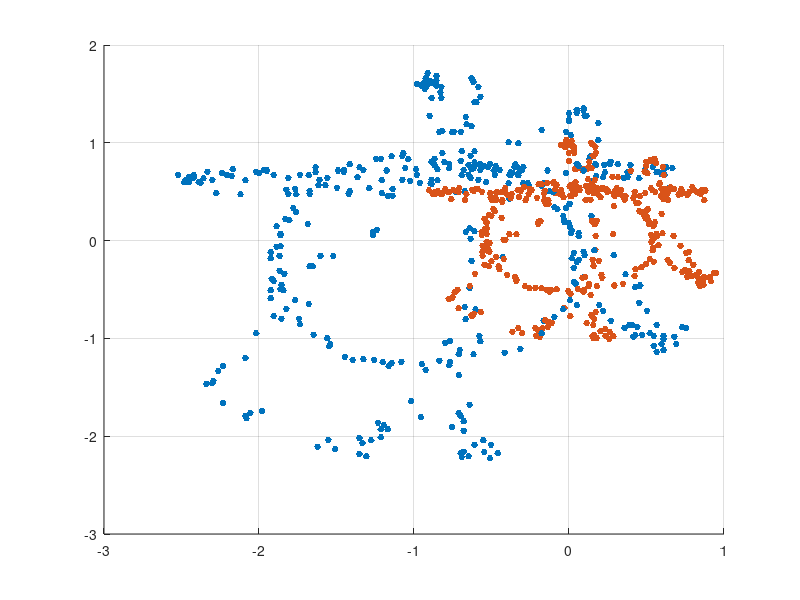

Write the MATLAB code that produced this figure. (Note: this script raises an error after producing the figure.)
%% -------  [Calibration for Magnetometer Scaling]  ------- %%
clc; clear all; close all;
% By: Jason Nguyen

%% --------------  [Raw Magnetometer Data]  -------------- %%

C = [-14.7	17.7	6.3
-15.15	18	7.05
-15.3	3	11.4
-16.8	-26.7	6.6
-16.95	-27.75	6.3
-15.3	-40.05	-1.05
-16.2	-46.35	-8.25
-18	-45.45	-9.45
-16.65	-51.9	-25.2
-15.45	-52.65	-25.8
-16.2	-51.45	-34.65
-16.5	-52.8	-33.75
-14.55	-49.8	-50.7
-16.65	-42.9	-58.65
-16.95	-42.15	-58.2
-16.95	-32.85	-66.3
-16.2	-44.1	-58.65
-13.2	-48.75	-50.85
-12	-49.8	-43.05
-12.15	-53.1	-34.65
-10.95	-51.9	-32.85
-13.05	-51.6	-30.15
-13.65	-24.6	-70.35
-13.8	-23.25	-70.95
-15.3	-11.55	-73.95
-15	-4.95	-73.5
-15.9	2.1	-73.65
-15.15	0.45	-72.9
-14.55	2.25	-73.2
-17.4	11.85	-71.55
-16.05	12	-70.95
-16.5	21.75	-65.1
-18	26.4	-62.1
-16.65	26.55	-58.65
-17.7	26.55	-61.95
-15.9	30.15	-54.9
-14.7	38.7	-36.9
-13.95	37.5	-35.85
-15	39.6	-24.9
-13.65	35.1	-9.3
-14.55	33.75	-10.2
-15	27.9	-1.35
-14.25	33.75	-7.95
-15.75	28.35	-0.6
-14.55	19.05	6.15
-15.45	18.45	6
-14.55	18.15	5.4
-8.25	18.6	3.9
-7.05	17.85	5.1
-7.65	16.8	5.7
4.05	18.6	-3.9
4.05	18.6	-3.6
-12.45	18	5.7
-7.2	17.25	5.25
1.2	18.75	-0.15
7.5	18.6	-6.6
6.3	18.6	-6.15
6.3	19.05	-6.15
12.45	19.5	-16.65
14.55	17.1	-30.45
15.9	17.7	-30.6
15	17.85	-31.2
12.9	18	-22.2
14.7	16.05	-22.5
11.7	17.25	-14.1
9	16.65	-9.45
9.45	18.45	-10.35
6.45	19.2	-6.75
5.4	18.45	-2.7
4.2	18.45	-3.75
2.25	17.1	-1.8
1.5	18.15	-0.6
-0.45	16.5	0.9
-3.3	17.1	3.6
15.9	17.7	-36.15
9.45	16.8	-50.85
15.45	12.9	-43.2
14.25	16.2	-44.85
13.8	16.65	-46.65
13.5	16.65	-48.15
10.8	15.15	-50.7
9	15.45	-55.05
8.4	15.3	-54.6
5.55	16.65	-58.5
5.25	15.45	-58.05
3.45	14.55	-59.7
4.2	15.75	-60.75
-2.4	14.1	-64.2
-3.9	14.1	-65.55
-4.2	13.35	-67.8
-6.3	13.95	-65.85
-7.05	13.95	-67.65
-11.55	17.1	-67.95
-13.95	14.85	-67.05
-11.4	16.05	-68.55
-13.65	17.25	-67.5
-15.45	16.05	-68.25
-15.15	15.3	-68.25
-16.5	15.9	-69.15
-21.3	13.95	-70.2
-20.25	14.7	-69.15
-21.3	13.95	-70.2
-21.15	13.8	-70.05
-24.45	14.55	-70.8
-25.65	14.85	-72.3
-28.8	14.7	-70.65
-30.75	12.75	-69.15
-28.8	11.55	-70.65
-33.75	12	-67.65
-33.9	11.4	-68.55
-38.55	13.5	-65.85
-35.7	12.9	-68.25
-42.15	12.6	-63.75
-43.5	12.45	-64.35
-42	11.25	-63.9
-43.2	11.4	-64.8
-50.55	11.25	-60.6
-54.3	11.55	-52.5
-54.9	14.85	-51.3
-56.7	14.1	-44.7
-58.5	14.25	-43.05
-58.65	14.85	-39.15
-59.25	14.25	-37.5
-58.8	14.25	-36.75
-57	14.25	-39.3
-58.8	14.25	-33.45
-58.05	15.15	-24.6
-57.75	15.45	-24.15
-58.95	14.85	-26.55
-60.15	16.05	-26.55
-57.9	15.3	-25.5
-57.75	15.9	-25.35
-58.5	15.45	-20.1
-56.25	15.15	-16.5
-55.65	16.8	-14.85
-52.65	16.05	-13.35
-53.4	16.5	-11.1
-51.75	17.4	-9.45
-51.9	15.75	-8.55
-49.8	14.7	-8.4
-48.15	16.8	-4.95
-47.7	16.5	-6
-45.45	16.05	-4.2
-46.5	17.1	-3.9
-46.95	17.25	-4.5
-43.2	15.3	-2.25
-41.4	16.05	-0.9
-40.05	15.9	0
-39	17.85	2.1
-39	16.65	2.85
-34.65	16.8	2.25
-35.55	17.1	1.8
-32.55	15.45	3.9
-32.25	17.85	3.6
-28.05	17.1	5.85
-25.2	17.7	6
-23.55	17.4	6.15
-23.4	16.05	4.5
-20.25	17.4	5.4
-18.45	17.7	4.95
-16.2	17.25	5.25
-15	17.4	4.65
-11.25	18.15	6.15
-13.65	18.75	5.25
-16.65	19.5	6
-15.15	20.7	5.25
-19.5	21.3	7.35
-21.15	19.2	6.3
-20.7	19.95	4.95
-25.5	21.3	6.6
-25.65	20.7	4.95
-24.75	19.8	5.1
-27.3	20.55	6.15
-28.95	19.95	4.95
-29.7	19.95	5.25
-31.65	17.25	5.25
-33.75	18.6	5.85
-34.65	17.25	4.95
-37.2	15.3	4.5
-38.4	14.85	6.3
-37.5	13.5	4.65
-39.9	11.4	4.2
-39.9	12.15	5.25
-42	6.9	6.15
-42.45	7.95	6.3
-43.65	5.25	6.75
-43.05	4.95	7.35
-45	3.45	5.85
-44.4	1.35	6.3
-44.4	1.65	5.7
-44.4	-1.35	7.05
-45	-1.5	6.6
-45.9	-2.85	5.25
-44.55	-3.75	5.4
-45.9	-4.35	5.25
-45.75	-9.3	7.35
-45.9	-14.1	4.95
-43.5	-16.65	5.85
-41.4	-20.4	6.75
-41.55	-19.05	5.85
-39.3	-22.95	6.15
-37.2	-23.85	6
-36.75	-25.2	6.15
-36.9	-25.8	6
-34.5	-28.35	6.15
-33.3	-29.1	6.15
-30	-29.1	5.85
-31.65	-28.95	6.3
-28.65	-29.7	6
-27.75	-30.6	6.6
-27.3	-29.85	6.6
-25.8	-29.55	6.15
-22.65	-30.15	6.3
-22.05	-31.5	7.35
-18.45	-30.45	6.3
-19.95	-29.25	7.8
-18.3	-29.55	6.9
-14.7	-27.75	7.5
-9.9	-27.3	7.05
-7.5	-26.4	5.85
-4.2	-22.65	7.05
-0.9	-16.8	7.05
-3.9	-19.5	5.25
-2.25	-18.6	5.1
1.2	-15.75	6
0.15	-14.55	6.3
1.05	-10.5	5.85
2.4	-3.6	6.3
0.75	-3	8.4
0.75	-6.6	5.1
-0.9	6	6
0.45	2.4	4.95
0.3	1.8	6.15
-2.25	8.1	5.85
1.5	1.05	6.6
2.25	-2.7	5.85
1.5	-4.65	5.85
1.2	-5.25	6
0	4.2	5.85
-0.75	4.95	7.35
0.15	9	6
-0.45	7.95	5.7
-2.4	11.85	5.7
-6.15	13.35	5.25
-7.8	15.9	7.65
-9.15	16.05	6
-9	16.65	6.15
-8.7	16.5	8.55
-9	15.9	6.6
-10.65	17.25	6
-12.15	18.75	6.75
-13.05	18.15	5.85
-13.5	18.15	6.6
-3	12	6.15
0	8.85	5.4
-1.8	7.65	5.85
0.15	3.3	6.3
3.9	-2.4	5.25
6.9	-3.6	0.45
10.2	-11.4	-1.65
10.95	-10.95	-2.25
8.7	-8.25	-0.9
10.8	-15.15	-6.15
12	-17.1	-6.6
13.5	-20.55	-9.45
13.5	-27.15	-20.55
13.05	-25.65	-20.1
13.05	-23.25	-17.25
14.25	-25.2	-18.3
14.55	-26.7	-22.8
18	-21.3	-37.8
17.4	-21.15	-38.7
16.2	-23.4	-37.2
16.5	-25.2	-36.3
14.55	-24	-43.05
14.55	-23.25	-47.1
12.45	-22.65	-49.8
9.9	-23.4	-52.8
11.25	-22.95	-53.7
10.5	-21	-56.25
9.75	-20.55	-55.05
10.2	-23.1	-55.35
9.3	-20.55	-57
8.55	-21.3	-57.75
6.45	-19.5	-59.4
5.25	-17.1	-62.1
4.65	-15.75	-64.2
0.75	-10.05	-66.9
2.25	-8.85	-65.85
0.45	-4.35	-67.5
-0.75	4.65	-66.9
-9.3	13.95	-65.85
-14.55	21.75	-62.1
-19.5	26.7	-58.05
-19.95	26.55	-57.9
-21.45	30.45	-52.05
-22.2	37.05	-45.75
-23.4	38.25	-36.6
-22.2	38.7	-37.2
-23.4	38.25	-35.85
-21.75	40.8	-29.4
-22.2	38.7	-28.8
-20.4	40.2	-34.65
-20.4	37.8	-35.1
-22.65	37.8	-32.85
-22.5	38.1	-32.25
-21.45	39	-30.3
-20.7	38.7	-28.05
-22.2	37.8	-27
-21	38.4	-26.1
-21.9	39.45	-24.45
-20.4	39	-22.95
-22.05	39.6	-21.6
-21.45	39	-18.9
-21.9	37.8	-15.6
-19.65	37.5	-14.85
-19.8	36.15	-10.65
-19.65	34.8	-8.55
-21.15	34.8	-9.75
-7.8	23.7	1.8
-9.3	24	1.35
-8.4	18	4.95
-7.95	18	6.3
-9.15	10.2	9.3
-4.2	27	-2.25
0.3	25.65	-10.2
-0.45	26.55	-9
0	29.55	-15
0	29.1	-14.25
1.2	31.2	-20.4
0	31.05	-19.8
1.2	31.95	-22.95
2.25	31.8	-23.85
2.7	30.45	-29.55
4.5	28.65	-28.2
2.25	32.25	-35.55
2.4	30.45	-41.7
4.5	24.45	-49.2
3.15	19.95	-54.15
3.3	20.55	-52.95
5.4	12.6	-57.9
4.2	12.9	-57.45
3.45	6	-62.7
1.5	1.8	-65.4
-10.2	-4.05	-72.9
-14.4	-16.8	-73.65
-16.05	-16.2	-72.75
-15.9	-19.2	-72.6
-18.3	-24.45	-70.65
-19.05	-24.9	-69.45
-24.3	-39.15	-63.15
-22.8	-43.05	-61.35
-27.9	-46.05	-54.6
-28.95	-46.05	-53.85
-28.95	-48	-53.85
-31.8	-49.35	-47.7
-30.45	-48.75	-48
-32.25	-52.05	-37.8
-31.2	-52.65	-38.7
-37.05	-48.6	-32.7
-38.7	-50.25	-33.3
-36	-50.85	-26.1
-32.25	-48.15	-13.5
-28.5	-45	-6.9
-29.4	-44.4	-7.8
-54.9	-34.8	-21.15
-55.8	-34.95	-19.5
-53.25	-39.6	-28.95
-49.65	-43.35	-39.15
-49.8	-42.75	-39
-47.25	-41.55	-44.1
-49.05	-42	-24.6
-54.75	-34.2	-19.05
-54	-31.8	-10.65
-53.25	-30.6	-9.9
-49.8	-28.65	-5.85
-48.15	-22.65	2.7
-45.45	-18.45	4.2
-44.25	-19.05	4.35
-42.15	-14.55	8.55
-40.05	-15.45	7.35
-45.9	-12.15	4.5
-44.4	-11.85	7.05
-45.45	-9.9	5.25
-44.25	-10.8	6.6
-43.95	-12.15	7.05
-44.55	-7.35	7.95
-43.8	-8.1	7.65
-39.45	-6.3	8.55
-39.9	-6.3	10.8
-38.25	-3.75	11.4
-36.3	-3.75	10.65
-30.15	2.1	11.55
-30.15	1.35	13.05
-29.55	2.7	10.95
-40.2	4.05	10.35
-27.9	10.95	9
-27.9	10.95	10.35
-21.15	14.85	9.3
-23.4	16.05	9.3
-22.95	14.1	9
-27.15	12.6	10.35
-27.15	10.95	10.05
-19.2	19.2	8.25
-20.7	18.45	6.75
-18.45	18.75	7.5
-12.75	14.25	7.65];

%% ----------------  [Calibrated Norm Data]  ---------------- %%

C1 = [-0.6162181547	0.7419769618	0.2640934949
-0.6350819758	0.7545528425	0.2955331966
-0.6413699161	0.1257588071	0.4778834669
-0.7042493196	-1.119253383	0.2766693756
-0.71053726	-1.163268965	0.2640934949
-0.6413699161	-1.678880075	-0.04401558248
-0.6790975582	-1.942973569	-0.3458367195
-0.7545528425	-1.905245927	-0.3961402423
-0.6979613793	-2.175627362	-1.056373979
-0.6476578565	-2.207067064	-1.081525741
-0.6790975582	-2.156763541	-1.452514222
-0.6916734389	-2.213355005	-1.41478658
-0.6099302143	-2.087596198	-2.12532384
-0.6979613793	-1.798350941	-2.458584678
-0.71053726	-1.766911239	-2.439720857
-0.71053726	-1.377058938	-2.779269636
-0.6790975582	-1.848654464	-2.458584678
-0.5533387512	-2.043580615	-2.13161178
-0.5030352283	-2.087596198	-1.804638882
-0.5093231687	-2.225930885	-1.452514222
-0.4590196458	-2.175627362	-1.377058938
-0.5470508108	-2.163051482	-1.263876011
-0.5722025722	-1.031222218	-2.949044026
-0.5784905126	-0.9746307549	-2.974195787
-0.6413699161	-0.4841714073	-3.099954595
-0.6287940354	-0.2075020317	-3.081090773
-0.6665216775	0.08803116496	-3.087378714
-0.6350819758	0.01886382106	-3.055939012
-0.6099302143	0.09431910531	-3.068514893
-0.7294010811	0.496747288	-2.999347549
-0.6728096179	0.5030352283	-2.974195787
-0.6916734389	0.9117513513	-2.728966114
-0.7545528425	1.106677502	-2.603207307
-0.6979613793	1.112965443	-2.458584678
-0.7419769618	1.112965443	-2.596919366
-0.6665216775	1.263876011	-2.30138617
-0.6162181547	1.622288611	-1.546833327
-0.5847784529	1.571985088	-1.502817745
-0.6287940354	1.660016253	-1.043798099
-0.5722025722	1.471378043	-0.3898523019
-0.6099302143	1.41478658	-0.4275799441
-0.6287940354	1.169556906	-0.05659146319
-0.5973543336	1.41478658	-0.3332608388
-0.6602337372	1.188420727	-0.02515176142
-0.6099302143	0.798568425	0.2578055545
-0.6476578565	0.7734166635	0.2515176142
-0.6099302143	0.7608407828	0.2263658527
-0.3458367195	0.7797046039	0.1634864492
-0.2955331966	0.7482649021	0.213789972
-0.3206849581	0.7042493196	0.2389417335
0.1697743896	0.7797046039	-0.1634864492
0.1697743896	0.7797046039	-0.1509105685
-0.5218990494	0.7545528425	0.2389417335
-0.301821137	0.7231131407	0.2200779124
0.05030352283	0.7859925442	-0.006287940354
0.3143970177	0.7797046039	-0.2766693756
0.2640934949	0.7797046039	-0.2578055545
0.2640934949	0.798568425	-0.2578055545
0.5218990494	0.817432246	-0.6979613793
0.6099302143	0.7168252004	-1.276451892
0.6665216775	0.7419769618	-1.282739832
0.6287940354	0.7482649021	-1.307891594
0.5407628704	0.7545528425	-0.9306151724
0.6162181547	0.6728096179	-0.9431910531
0.4904593476	0.7231131407	-0.5910663933
0.3772764212	0.6979613793	-0.3961402423
0.3961402423	0.7734166635	-0.4338678844
0.2703814352	0.8048563653	-0.2829573159
0.2263658527	0.7734166635	-0.1131829264
0.1760623299	0.7734166635	-0.1571985088
0.09431910531	0.7168252004	-0.07545528425
0.06287940354	0.7608407828	-0.02515176142
-0.01886382106	0.6916734389	0.03772764212
-0.1383346878	0.7168252004	0.1509105685
0.6665216775	0.7419769618	-1.515393625
0.3961402423	0.7042493196	-2.13161178
0.6476578565	0.5407628704	-1.810926822
0.5973543336	0.6790975582	-1.880094166
0.5784905126	0.6979613793	-1.95554945
0.5659146319	0.6979613793	-2.018428854
0.4527317055	0.6350819758	-2.12532384
0.3772764212	0.6476578565	-2.30767411
0.3521246598	0.6413699161	-2.288810289
0.2326537931	0.6979613793	-2.452296738
0.2200779124	0.6476578565	-2.433432917
0.1446226281	0.6099302143	-2.502600261
0.1760623299	0.6602337372	-2.546615843
-0.1006070457	0.5910663933	-2.691238472
-0.1634864492	0.5910663933	-2.747829935
-0.1760623299	0.5596266915	-2.84214904
-0.2640934949	0.5847784529	-2.760405815
-0.2955331966	0.5847784529	-2.8358611
-0.4841714073	0.7168252004	-2.84843698
-0.5847784529	0.622506095	-2.810709338
-0.4778834669	0.6728096179	-2.873588742
-0.5722025722	0.7231131407	-2.829573159
-0.6476578565	0.6728096179	-2.861012861
-0.6350819758	0.6413699161	-2.861012861
-0.6916734389	0.6665216775	-2.898740503
-0.8928875303	0.5847784529	-2.942756086
-0.8488719478	0.6162181547	-2.898740503
-0.8928875303	0.5847784529	-2.942756086
-0.8865995899	0.5784905126	-2.936468145
-1.024934278	0.6099302143	-2.967907847
-1.075237801	0.622506095	-3.030787251
-1.207284548	0.6162181547	-2.961619907
-1.289027773	0.5344749301	-2.898740503
-1.207284548	0.4841714073	-2.961619907
-1.41478658	0.5030352283	-2.8358611
-1.42107452	0.4778834669	-2.873588742
-1.616000671	0.5659146319	-2.760405815
-1.496529804	0.5407628704	-2.861012861
-1.766911239	0.5281869897	-2.67237465
-1.823502703	0.5218990494	-2.697526412
-1.760623299	0.4715955265	-2.678662591
-1.810926822	0.4778834669	-2.716390233
-2.119035899	0.4715955265	-2.540327903
-2.276234408	0.4841714073	-2.200779124
-2.30138617	0.622506095	-2.150475601
-2.376841454	0.5910663933	-1.873806225
-2.452296738	0.5973543336	-1.804638882
-2.458584678	0.622506095	-1.641152432
-2.48373644	0.5973543336	-1.571985088
-2.464872619	0.5973543336	-1.540545387
-2.389417335	0.5973543336	-1.647440373
-2.464872619	0.5973543336	-1.402210699
-2.433432917	0.6350819758	-1.031222218
-2.420857036	0.6476578565	-1.012358397
-2.471160559	0.622506095	-1.112965443
-2.521464082	0.6728096179	-1.112965443
-2.427144977	0.6413699161	-1.06894986
-2.420857036	0.6665216775	-1.06266192
-2.452296738	0.6476578565	-0.8425840074
-2.357977633	0.6350819758	-0.6916734389
-2.332825871	0.7042493196	-0.622506095
-2.207067064	0.6728096179	-0.5596266915
-2.238506766	0.6916734389	-0.4653075862
-2.169339422	0.7294010811	-0.3961402423
-2.175627362	0.6602337372	-0.3584126002
-2.087596198	0.6162181547	-0.3521246598
-2.018428854	0.7042493196	-0.2075020317
-1.999565033	0.6916734389	-0.2515176142
-1.905245927	0.6728096179	-0.1760623299
-1.94926151	0.7168252004	-0.1634864492
-1.968125331	0.7231131407	-0.1886382106
-1.810926822	0.6413699161	-0.09431910531
-1.735471538	0.6728096179	-0.03772764212
-1.678880075	0.6665216775	0
-1.634864492	0.7482649021	0.08803116496
-1.634864492	0.6979613793	0.1194708667
-1.452514222	0.7042493196	0.09431910531
-1.490241864	0.7168252004	0.07545528425
-1.364483057	0.6476578565	0.1634864492
-1.351907176	0.7482649021	0.1509105685
-1.175844846	0.7168252004	0.2452296738
-1.056373979	0.7419769618	0.2515176142
-0.9872066356	0.7294010811	0.2578055545
-0.9809186952	0.6728096179	0.1886382106
-0.8488719478	0.7294010811	0.2263658527
-0.7734166635	0.7419769618	0.2075020317
-0.6790975582	0.7231131407	0.2200779124
-0.6287940354	0.7294010811	0.194926151
-0.4715955265	0.7608407828	0.2578055545
-0.5722025722	0.7859925442	0.2200779124
-0.6979613793	0.817432246	0.2515176142
-0.6350819758	0.8677357689	0.2200779124
-0.817432246	0.8928875303	0.3081090773
-0.8865995899	0.8048563653	0.2640934949
-0.8677357689	0.8362960671	0.2075020317
-1.06894986	0.8928875303	0.2766693756
-1.075237801	0.8677357689	0.2075020317
-1.037510158	0.8300081267	0.213789972
-1.144405144	0.8614478285	0.2578055545
-1.213572488	0.8362960671	0.2075020317
-1.24501219	0.8362960671	0.2200779124
-1.326755415	0.7231131407	0.2200779124
-1.41478658	0.7797046039	0.2452296738
-1.452514222	0.7231131407	0.2075020317
-1.559409208	0.6413699161	0.1886382106
-1.609712731	0.622506095	0.2640934949
-1.571985088	0.5659146319	0.194926151
-1.672592134	0.4778834669	0.1760623299
-1.672592134	0.5093231687	0.2200779124
-1.760623299	0.2892452563	0.2578055545
-1.77948712	0.3332608388	0.2640934949
-1.829790643	0.2200779124	0.2829573159
-1.804638882	0.2075020317	0.3081090773
-1.886382106	0.1446226281	0.2452296738
-1.861230345	0.05659146319	0.2640934949
-1.861230345	0.06916734389	0.2389417335
-1.861230345	-0.05659146319	0.2955331966
-1.886382106	-0.06287940354	0.2766693756
-1.924109748	-0.1194708667	0.2200779124
-1.867518285	-0.1571985088	0.2263658527
-1.924109748	-0.1823502703	0.2200779124
-1.917821808	-0.3898523019	0.3081090773
-1.924109748	-0.5910663933	0.2075020317
-1.823502703	-0.6979613793	0.2452296738
-1.735471538	-0.8551598881	0.2829573159
-1.741759478	-0.798568425	0.2452296738
-1.647440373	-0.9620548742	0.2578055545
-1.559409208	-0.9997825163	0.2515176142
-1.540545387	-1.056373979	0.2578055545
-1.546833327	-1.081525741	0.2515176142
-1.446226281	-1.188420727	0.2578055545
-1.395922759	-1.219860429	0.2578055545
-1.257588071	-1.219860429	0.2452296738
-1.326755415	-1.213572488	0.2640934949
-1.200996608	-1.24501219	0.2515176142
-1.163268965	-1.282739832	0.2766693756
-1.144405144	-1.25130013	0.2766693756
-1.081525741	-1.23872425	0.2578055545
-0.9494789935	-1.263876011	0.2640934949
-0.924327232	-1.320467474	0.3081090773
-0.7734166635	-1.276451892	0.2640934949
-0.8362960671	-1.226148369	0.3269728984
-0.7671287232	-1.23872425	0.2892452563
-0.6162181547	-1.163268965	0.3143970177
-0.4150040634	-1.144405144	0.2955331966
-0.3143970177	-1.106677502	0.2452296738
-0.1760623299	-0.9494789935	0.2955331966
-0.03772764212	-0.7042493196	0.2955331966
-0.1634864492	-0.817432246	0.2200779124
-0.09431910531	-0.7797046039	0.213789972
0.05030352283	-0.6602337372	0.2515176142
0.006287940354	-0.6099302143	0.2640934949
0.04401558248	-0.4401558248	0.2452296738
0.1006070457	-0.1509105685	0.2640934949
0.03143970177	-0.1257588071	0.3521246598
0.03143970177	-0.2766693756	0.213789972
-0.03772764212	0.2515176142	0.2515176142
0.01886382106	0.1006070457	0.2075020317
0.01257588071	0.07545528425	0.2578055545
-0.09431910531	0.3395487791	0.2452296738
0.06287940354	0.04401558248	0.2766693756
0.09431910531	-0.1131829264	0.2452296738
0.06287940354	-0.194926151	0.2452296738
0.05030352283	-0.2200779124	0.2515176142
0	0.1760623299	0.2452296738
-0.03143970177	0.2075020317	0.3081090773
0.006287940354	0.3772764212	0.2515176142
-0.01886382106	0.3332608388	0.2389417335
-0.1006070457	0.496747288	0.2389417335
-0.2578055545	0.5596266915	0.2200779124
-0.3269728984	0.6665216775	0.3206849581
-0.3835643616	0.6728096179	0.2515176142
-0.3772764212	0.6979613793	0.2578055545
-0.3647005405	0.6916734389	0.3584126002
-0.3772764212	0.6665216775	0.2766693756
-0.4464437651	0.7231131407	0.2515176142
-0.5093231687	0.7859925442	0.2829573159
-0.5470508108	0.7608407828	0.2452296738
-0.5659146319	0.7608407828	0.2766693756
-0.1257588071	0.5030352283	0.2578055545
0	0.3709884809	0.2263658527
-0.07545528425	0.3206849581	0.2452296738
0.006287940354	0.1383346878	0.2640934949
0.1634864492	-0.1006070457	0.2200779124
0.2892452563	-0.1509105685	0.01886382106
0.4275799441	-0.4778834669	-0.06916734389
0.4590196458	-0.4590196458	-0.09431910531
0.3647005405	-0.3458367195	-0.03772764212
0.4527317055	-0.6350819758	-0.2578055545
0.5030352283	-0.7168252004	-0.2766693756
0.5659146319	-0.8614478285	-0.3961402423
0.5659146319	-1.138117204	-0.8614478285
0.5470508108	-1.075237801	-0.8425840074
0.5470508108	-0.9746307549	-0.7231131407
0.5973543336	-1.056373979	-0.7671287232
0.6099302143	-1.119253383	-0.9557669338
0.7545528425	-0.8928875303	-1.584560969
0.7294010811	-0.8865995899	-1.622288611
0.6790975582	-0.9809186952	-1.559409208
0.6916734389	-1.056373979	-1.521681566
0.6099302143	-1.006070457	-1.804638882
0.6099302143	-0.9746307549	-1.974413271
0.5218990494	-0.9494789935	-2.087596198
0.4150040634	-0.9809186952	-2.213355005
0.4715955265	-0.9620548742	-2.251082647
0.4401558248	-0.8803116496	-2.357977633
0.408716123	-0.8614478285	-2.30767411
0.4275799441	-0.9683428145	-2.320249991
0.3898523019	-0.8614478285	-2.389417335
0.3584126002	-0.8928875303	-2.420857036
0.2703814352	-0.817432246	-2.49002438
0.2200779124	-0.7168252004	-2.603207307
0.194926151	-0.6602337372	-2.691238472
0.03143970177	-0.4212920037	-2.804421398
0.09431910531	-0.3709884809	-2.760405815
0.01886382106	-0.1823502703	-2.829573159
-0.03143970177	0.194926151	-2.804421398
-0.3898523019	0.5847784529	-2.760405815
-0.6099302143	0.9117513513	-2.603207307
-0.817432246	1.119253383	-2.433432917
-0.8362960671	1.112965443	-2.427144977
-0.8991754706	1.276451892	-2.181915303
-0.9306151724	1.553121267	-1.917821808
-0.9809186952	1.60342479	-1.534257446
-0.9306151724	1.622288611	-1.559409208
-0.9809186952	1.60342479	-1.502817745
-0.9117513513	1.710319776	-1.232436309
-0.9306151724	1.622288611	-1.207284548
-0.8551598881	1.685168015	-1.452514222
-0.8551598881	1.584560969	-1.471378043
-0.9494789935	1.584560969	-1.377058938
-0.9431910531	1.59713685	-1.351907176
-0.8991754706	1.634864492	-1.270163952
-0.8677357689	1.622288611	-1.175844846
-0.9306151724	1.584560969	-1.131829264
-0.8803116496	1.609712731	-1.094101622
-0.9180392917	1.653728313	-1.024934278
-0.8551598881	1.634864492	-0.9620548742
-0.924327232	1.660016253	-0.905463411
-0.8991754706	1.634864492	-0.7922804846
-0.9180392917	1.584560969	-0.6539457968
-0.8237201864	1.571985088	-0.622506095
-0.8300081267	1.515393625	-0.4464437651
-0.8237201864	1.458802162	-0.3584126002
-0.8865995899	1.458802162	-0.408716123
-0.3269728984	0.9934945759	0.07545528425
-0.3898523019	1.006070457	0.05659146319
-0.3521246598	0.7545528425	0.2075020317
-0.3332608388	0.7545528425	0.2640934949
-0.3835643616	0.4275799441	0.3898523019
-0.1760623299	1.131829264	-0.09431910531
0.01257588071	1.075237801	-0.4275799441
-0.01886382106	1.112965443	-0.3772764212
0	1.23872425	-0.6287940354
0	1.219860429	-0.5973543336
0.05030352283	1.307891594	-0.8551598881
0	1.301603653	-0.8300081267
0.05030352283	1.339331295	-0.9620548742
0.09431910531	1.333043355	-0.9997825163
0.1131829264	1.276451892	-1.23872425
0.1886382106	1.200996608	-1.182132787
0.09431910531	1.351907176	-1.490241864
0.1006070457	1.276451892	-1.748047418
0.1886382106	1.024934278	-2.062444436
0.1320467474	0.8362960671	-2.269946468
0.1383346878	0.8614478285	-2.219642945
0.2263658527	0.5281869897	-2.427144977
0.1760623299	0.5407628704	-2.408281156
0.1446226281	0.2515176142	-2.628359068
0.06287940354	0.07545528425	-2.741541994
-0.4275799441	-0.1697743896	-3.055939012
-0.603642274	-0.7042493196	-3.087378714
-0.6728096179	-0.6790975582	-3.049651072
-0.6665216775	-0.8048563653	-3.043363131
-0.7671287232	-1.024934278	-2.961619907
-0.798568425	-1.043798099	-2.911316384
-1.018646337	-1.641152432	-2.647222889
-0.9557669338	-1.804638882	-2.571767605
-1.169556906	-1.930397689	-2.288810289
-1.213572488	-1.930397689	-2.257370587
-1.213572488	-2.012140913	-2.257370587
-1.333043355	-2.068732376	-1.999565033
-1.276451892	-2.043580615	-2.012140913
-1.351907176	-2.181915303	-1.584560969
-1.307891594	-2.207067064	-1.622288611
-1.553121267	-2.037292675	-1.370770997
-1.622288611	-2.106460019	-1.395922759
-1.509105685	-2.13161178	-1.094101622
-1.351907176	-2.018428854	-0.5659146319
-1.194708667	-1.886382106	-0.2892452563
-1.232436309	-1.861230345	-0.3269728984
-2.30138617	-1.458802162	-0.8865995899
-2.339113812	-1.465090102	-0.817432246
-2.232218826	-1.660016253	-1.213572488
-2.081308257	-1.817214762	-1.641152432
-2.087596198	-1.792063001	-1.634864492
-1.980701212	-1.741759478	-1.848654464
-2.056156496	-1.760623299	-1.031222218
-2.295098229	-1.433650401	-0.798568425
-2.263658527	-1.333043355	-0.4464437651
-2.232218826	-1.282739832	-0.4150040634
-2.087596198	-1.200996608	-0.2452296738
-2.018428854	-0.9494789935	0.1131829264
-1.905245927	-0.7734166635	0.1760623299
-1.854942404	-0.798568425	0.1823502703
-1.766911239	-0.6099302143	0.3584126002
-1.678880075	-0.6476578565	0.3081090773
-1.924109748	-0.5093231687	0.1886382106
-1.861230345	-0.496747288	0.2955331966
-1.905245927	-0.4150040634	0.2200779124
-1.854942404	-0.4527317055	0.2766693756
-1.842366524	-0.5093231687	0.2955331966
-1.867518285	-0.3081090773	0.3332608388
-1.836078583	-0.3395487791	0.3206849581
-1.653728313	-0.2640934949	0.3584126002
-1.672592134	-0.2640934949	0.4527317055
-1.60342479	-0.1571985088	0.4778834669
-1.521681566	-0.1571985088	0.4464437651
-1.263876011	0.08803116496	0.4841714073
-1.263876011	0.05659146319	0.5470508108
-1.23872425	0.1131829264	0.4590196458
-1.685168015	0.1697743896	0.4338678844
-1.169556906	0.4590196458	0.3772764212
-1.169556906	0.4590196458	0.4338678844
-0.8865995899	0.622506095	0.3898523019
-0.9809186952	0.6728096179	0.3898523019
-0.9620548742	0.5910663933	0.3772764212
-1.138117204	0.5281869897	0.4338678844
-1.138117204	0.4590196458	0.4212920037
-0.8048563653	0.8048563653	0.3458367195
-0.8677357689	0.7734166635	0.2829573159
-0.7734166635	0.7859925442	0.3143970177
-0.5344749301	0.5973543336	0.3206849581];

%% ----------------  [Magneto Data]  ---------------- %%

A = [0.023431 , -0.000513 , -0.000139;
    -0.000513 , 0.021650 , -0.000275;
    -0.000139 , -0.000275 , 0.022589];

B = [-22.141157 , -6.868126 , -30.821610];

D = (A * (C - B)')';

MagD = D(:,1).^2 + D(:,2).^2 + D(:,3).^2;

%% --------------------  [Plot]  -------------------- %%

figure;
hold on;
grid on;
p1 = plot3(C1(:,1),C1(:,2),C1(:,3),'.','MarkerSize', 15);
p2 = plot3(D(:,1),D(:,2),D(:,3),'.','MarkerSize', 15);
ellipsoid(C1(:,1),C1(:,2),C1(:,3),[0 0.4470 0.7410],0.1);
ellipsoid(D(:,1),D(:,2),D(:,3),[0.8500 0.3250 0.0980],0.1);
legend('Uncalibrated Magnetometer Data','Calibrated Magnetometer Data');
xlabel('X'), ylabel('Y'), zlabel('Z');
title('Magnetometer Data 3D Scatterplot');
view(45,10);
axis vis3d;

function ellipsoid(x,y,z,color,trans)

% Matlab Add-on for Ellipsoid Fit by Yury %
%<https://www.mathworks.com/matlabcentral/fileexchange/24693-ellipsoid-fit>
[ center, radii, evec, v, chi ] = ellipsoid_fit( [ x y z ], '' );

size_min = min( [ x y z ] );
size_max = max( [ x y z ] );

steps = 100;
step = ( size_max - size_min ) / steps;

[ x, y, z ] = meshgrid( linspace( size_min(1) - step(1), size_max(1) + step(1), steps ), linspace( size_min(2) - step(2), size_max(2) + step(2), steps ), linspace( size_min(3) - step(3), size_max(3) + step(3), steps ) );

E = v(1) *x.*x +   v(2) * y.*y + v(3) * z.*z + ...
          2*v(4) *x.*y + 2*v(5)*x.*z + 2*v(6) * y.*z + ...
          2*v(7) *x    + 2*v(8)*y    + 2*v(9) * z;
e = patch( isosurface( x, y, z, E, -v(10) ) );
set( e, 'FaceColor',color, 'EdgeColor', 'none','FaceAlpha',trans);
end


